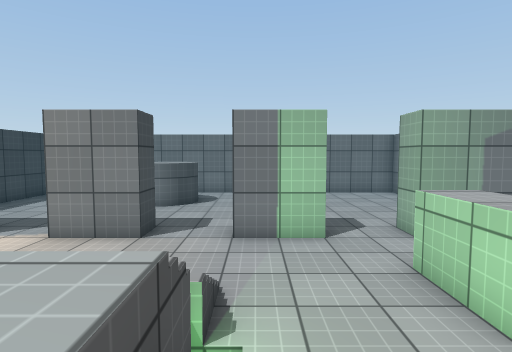
[1] (above)

16 first-person views from a walk through a 3-D level made in the Unity game engine. The camera is 1.3 m above the floor, tilts 4° down and sees 80° across. The floor is counted in squares, 1 m on a side. Each view is taken from the middle of a square. On the plan, view 1 faces up. The plan holds only what a view shows up to about 14 squares ahead; the rest is blank. Surface patterns are stand-ins for the level's own textures.

[2]
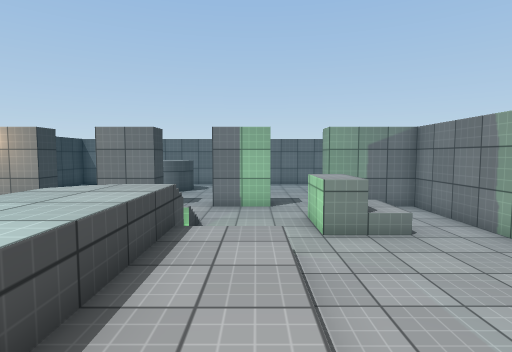

[3]
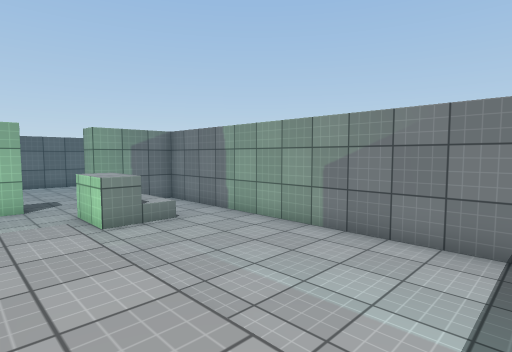

[4]
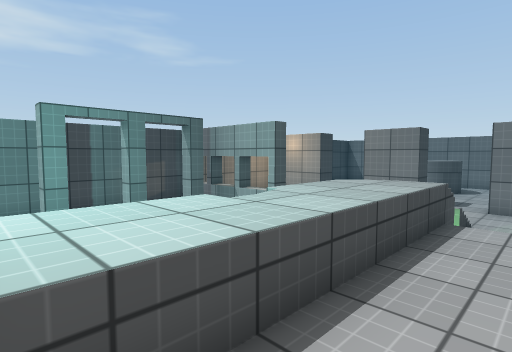

[5]
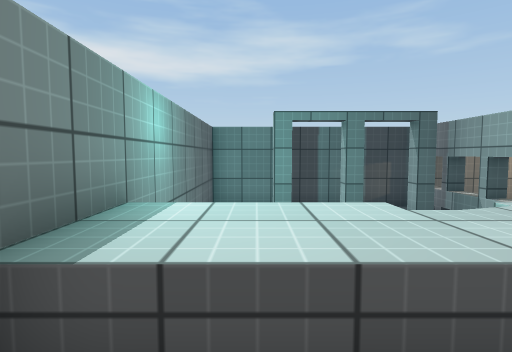

[6]
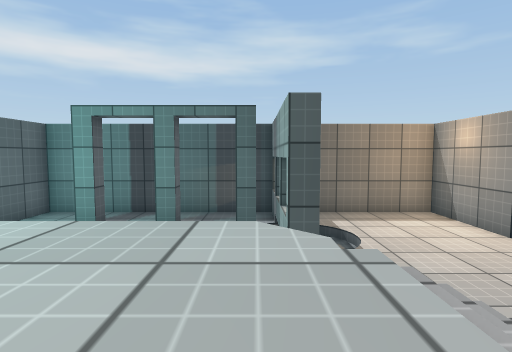

[7]
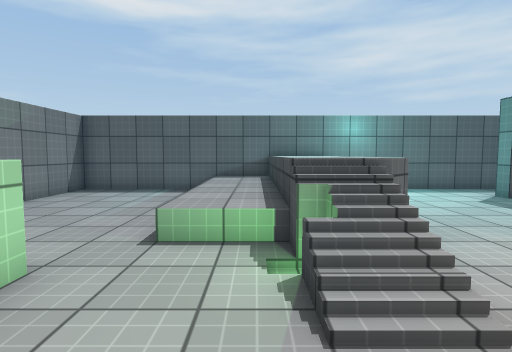

[8]
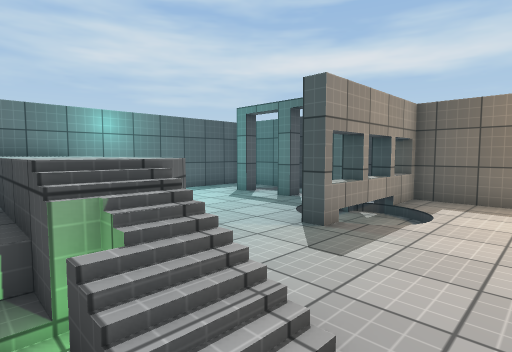

[9]
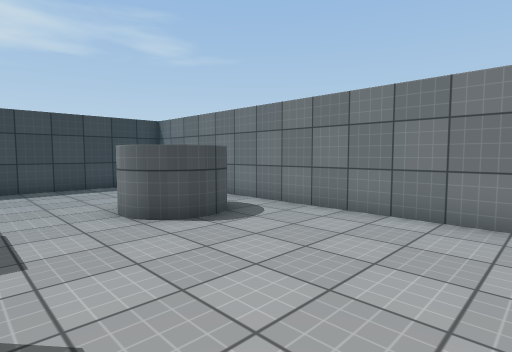

[10]
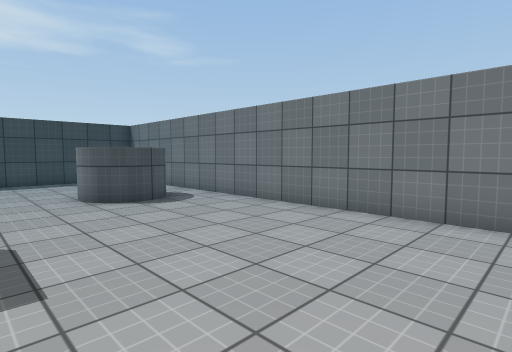

[11]
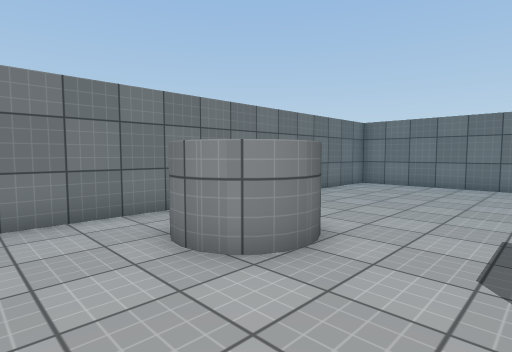

[12]
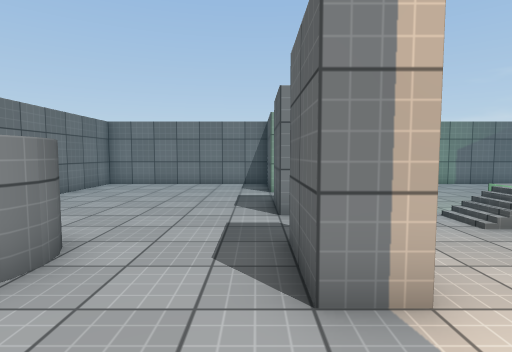

[13]
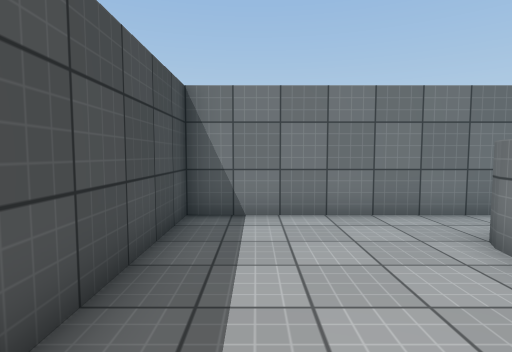

[14]
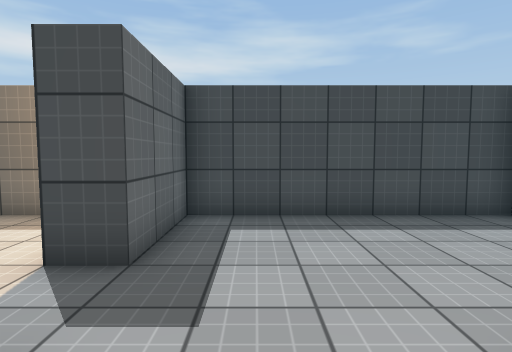

[15]
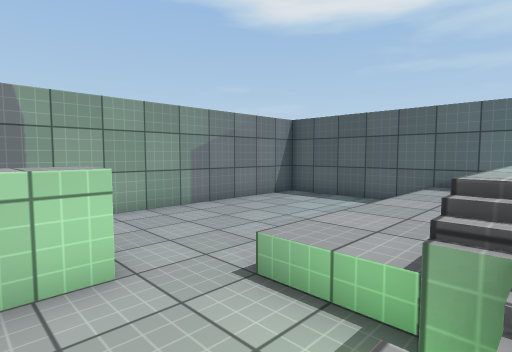

[16]
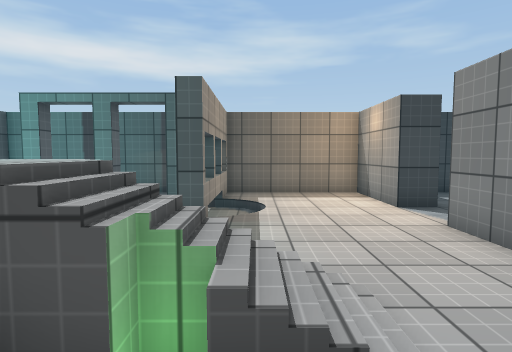

### Floor plan
Key: @ floor where view 1 was taken; # wall or solid block; . main floor; - floor 0.25 m lower than the main floor; : floor 0.5 m higher than the main floor; + floor 1.25 m higher than the main floor; / step, stairs or slope; = window, fence, low wall or low ledge; ^ raised ledge; O other object.
Columns run from 10 left of view 1 to 7 right of it. Each row starts with its distance up from view 1.
 15 ##################
 14 #................#
 13 #.....^^.........#
 12 #.....^^^........#
 11 #.....^^.........#
 10 #................#
  9 #................#
  8 #................#
  7 ####..##..##..####
  6 #.............  .#
  5 #............^  .#
  4 #.......//...^O..#
  3 #..//.../O/..^O..#
  2 ###=##../=/......#
  1 #.#--...=+::.....#
  0 #.......++@:.....#
 -1 #.#.... =+::.....#
 -2 #...... =+::.....#
 -3 #.#...  =+::.....#
 -4 #.....  ++::.....#
 -5 #....   ==::.....#
 -6 ########^^########

Where each view was taken, in squares from view 1:
view 1: 0 up, 0 right, facing up
view 2: 4 down, 1 right, facing up
view 3: 5 down, 0 right, facing up-right
view 4: 5 down, 1 right, facing up-left
view 5: 4 down, 1 right, facing left
view 6: 1 up, 0 right, facing left
view 7: 6 up, 0 right, facing down
view 8: 5 up, 0 right, facing down-left
view 9: 8 up, 3 right, facing up-left
view 10: 8 up, 6 right, facing up-left
view 11: 8 up, 7 left, facing up-right
view 12: 8 up, 7 left, facing right
view 13: 8 up, 8 left, facing up
view 14: 9 up, 3 left, facing left
view 15: 4 up, 1 left, facing down-right
view 16: 3 up, 1 right, facing left
